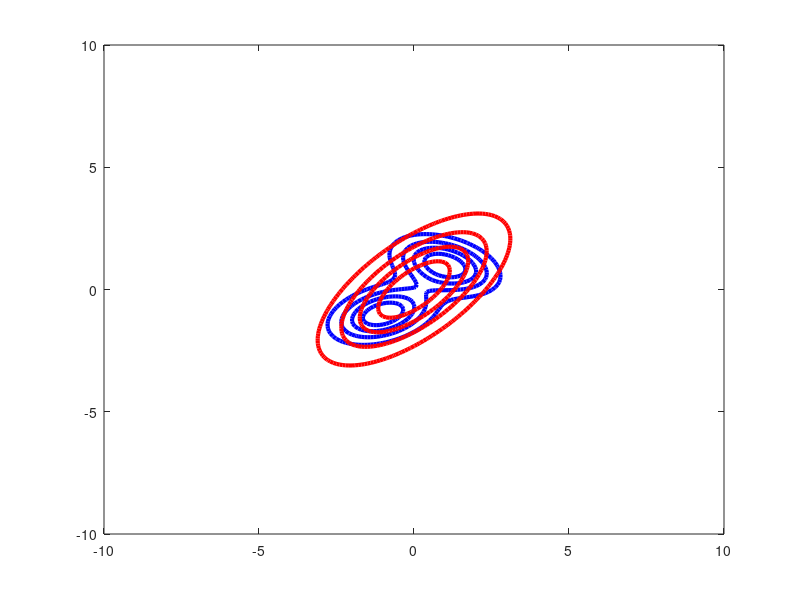
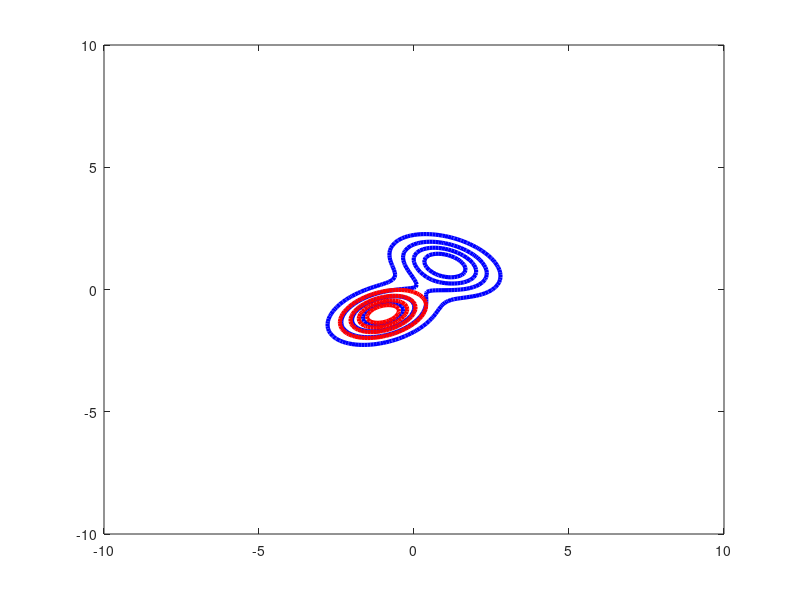
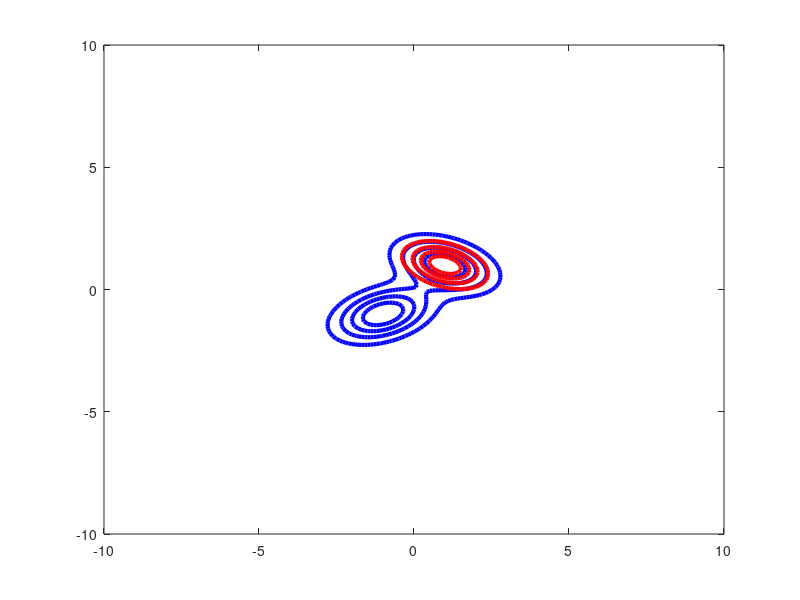

The MATLAB script that drew these images, in order:
% bishop-5-4

mu = [-1,-1; 1,1];

Sigma = zeros(2,2,2);
Sigma(:,:,1) = [1/2,1/4;1/4,1];
Sigma(:,:,2) = [1/2,-1/4;-1/4,1];
SigmaKL = [3,2;2,3];

x1 = [-10:0.1:10]';
x2 = x1;

n1 = length(x1);
n2 = length(x2);

f1 = zeros(n1,n2);
f2 = zeros(n1,n2);
klf = zeros(n1,n2);
kll = klf;
klr = klf;

for i=1:n1
  f1(i,:) = mvnpdf([repmat(x1(i),n2,1),x2],mu(1,:),Sigma(:,:,1));
  f2(i,:) = mvnpdf([repmat(x1(i),n2,1),x2],mu(2,:),Sigma(:,:,2));
  klf(i,:) = mvnpdf([repmat(x1(i),n2,1),x2],zeros(1,2),SigmaKL);
  kll(i,:) = mvnpdf([repmat(x1(i),n2,1),x2],mu(1,:),Sigma(:,:,1)*0.6);
  klr(i,:) = mvnpdf([repmat(x1(i),n2,1),x2],mu(2,:),Sigma(:,:,2)*0.6);
end

f = f1 + f2;
% (a)
contour(x1,x2,f,'b',4,'linewidth',3);
hold on;
contour(x1,x2,klf,'r',4,'linewidth',3);
hold off;
print('bishop-5-4a.pdf'); close all;

% (b)
contour(x1,x2,f,'b',4,'linewidth',3);
hold on;
contour(x1,x2,kll,'r',4,'linewidth',3);
hold off;
print('bishop-5-4b.pdf'); close all;

%(c)
contour(x1,x2,f,'b',4,'linewidth',3);
hold on;
contour(x1,x2,klr,'r',4,'linewidth',3);
hold off;
print('bishop-5-4c.pdf'); close all;
